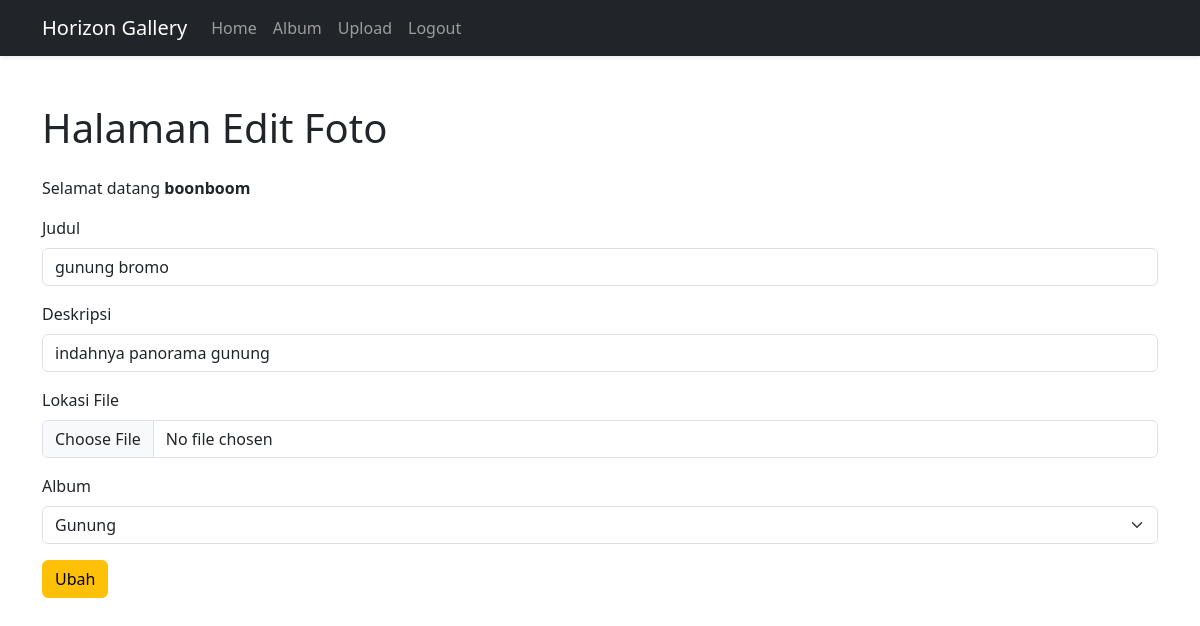
Page /edit_foto2.php?fotoid=53 (signed in) on the committed database.
### tables this page shows
CREATE TABLE `foto` (
  `fotoid` int(11) NOT NULL,
  `judulfoto` varchar(255) NOT NULL,
  `deskripsifoto` text NOT NULL,
  `tanggalunggah` date NOT NULL,
  `lokasifile` varchar(255) NOT NULL,
  `albumid` int(11) NOT NULL,
  `userid` int(11) NOT NULL
);

CREATE TABLE `album` (
  `albumid` int(11) NOT NULL,
  `namaalbum` varchar(255) NOT NULL,
  `deskripsi` text NOT NULL,
  `tanggaldibuat` date NOT NULL,
  `userid` int(11) NOT NULL
);

### edit_foto2.php (the view, shortened to what this page needs)
<!DOCTYPE html>
<html lang="en">
<head>
    <link href="https://cdn.jsdelivr.net/npm/bootstrap@5.3.0-alpha1/dist/css/bootstrap.min.css" rel="stylesheet">
</head>
<body>
       <nav class="navbar navbar-expand-lg navbar-dark bg-dark shadow-sm">
        <div class="container">
            <a class="navbar-brand" href="home.php">Horizon Gallery</a>
            <div class="collapse navbar-collapse" id="navbarNav">
                <ul class="navbar-nav mr-auto">
                    <li class="nav-item">
                        <a class="nav-link" href="home.php">Home</a>
                    </li>
                    <li class="nav-item">
                        <a class="nav-link" href="album.php">Album</a>
                    </li>
                    <li class="nav-item">
                        <a class="nav-link" href="foto2.php">Upload</a>
                    </li>
                    <li class="nav-item">
                        <a class="nav-link" href="logout.php">Logout</a>
                    </li>
                </ul>
            </div>
        </div>
    </nav>
    <div class="container mt-5">
        <h1 class="mb-4">Halaman Edit Foto</h1>
        <p>Selamat datang <b><?=$_SESSION['namalengkap']?></b></p>
        <form action="update_foto2.php" method="post" enctype="multipart/form-data">
            <?php
                include "koneksi.php";
                $fotoid = $_GET['fotoid'];
                $sql = mysqli_query($conn, "SELECT * FROM foto WHERE fotoid='$fotoid'");
                while ($data = mysqli_fetch_array($sql)) {
            ?>
            <div class="mb-3">
                <label for="judulfoto" class="form-label">Judul</label>
                <input type="text" name="judulfoto" id="judulfoto" class="form-control" value="<?=$data['judulfoto']?>">
            </div>
            <div class="mb-3">
                <label for="deskripsifoto" class="form-label">Deskripsi</label>
                <input type="text" name="deskripsifoto" id="deskripsifoto" class="form-control" value="<?=$data['deskripsifoto']?>">
            </div>
            <div class="mb-3">
                <label for="lokasifile" class="form-label">Lokasi File</label>
                <input type="file" name="lokasifile" id="lokasifile" class="form-control">
            </div>
            <div class="mb-3">
                <label for="albumid" class="form-label">Album</label>
                <select name="albumid" id="albumid" class="form-select">
                <?php
                    $sql2 = mysqli_query($conn, "SELECT * FROM album");
                    while ($data2 = mysqli_fetch_array($sql2)) {
                ?>
                    <option value="<?=$data2['albumid']?>" <?php if ($data2['albumid'] == $data['albumid']) { echo 'selected'; }?>><?=$data2['namaalbum']?></option>
                <?php
                    }
                ?>
                </select>
            </div>
            <button type="submit" class="btn btn-warning">Ubah</button>
            <?php
                }
            ?>
        </form>
    </div>
</body>
</html>

### rows in the picture
foto: judulfoto "gunung bromo", deskripsifoto "indahnya panorama gunung", albumid "Gunung"

### other values in the picture
$_SESSION['namalengkap'] "boonboom"
